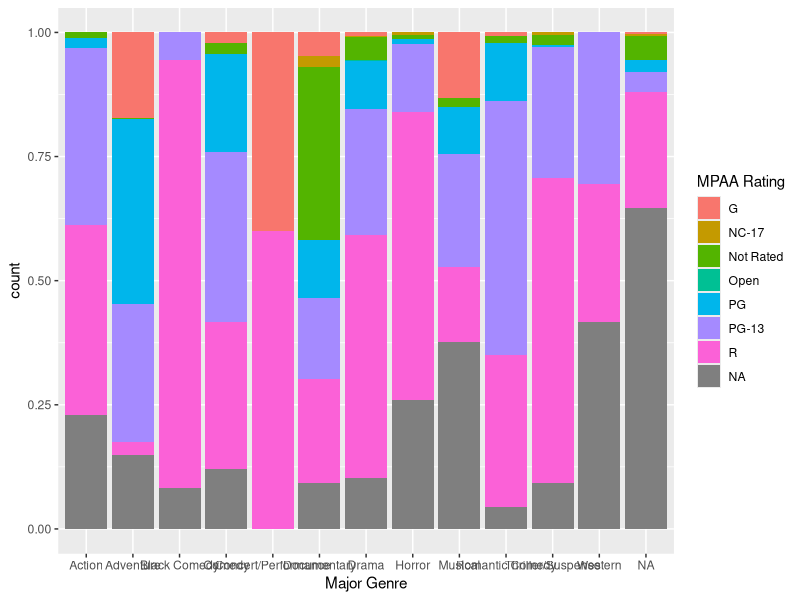

R code for this plot:
library(tidyverse)

df <- read_csv("data/movies.csv")
ggplot(df) +
  geom_bar(aes(
    x = `Major Genre`,
    fill = `MPAA Rating`
  ), position = "fill")
